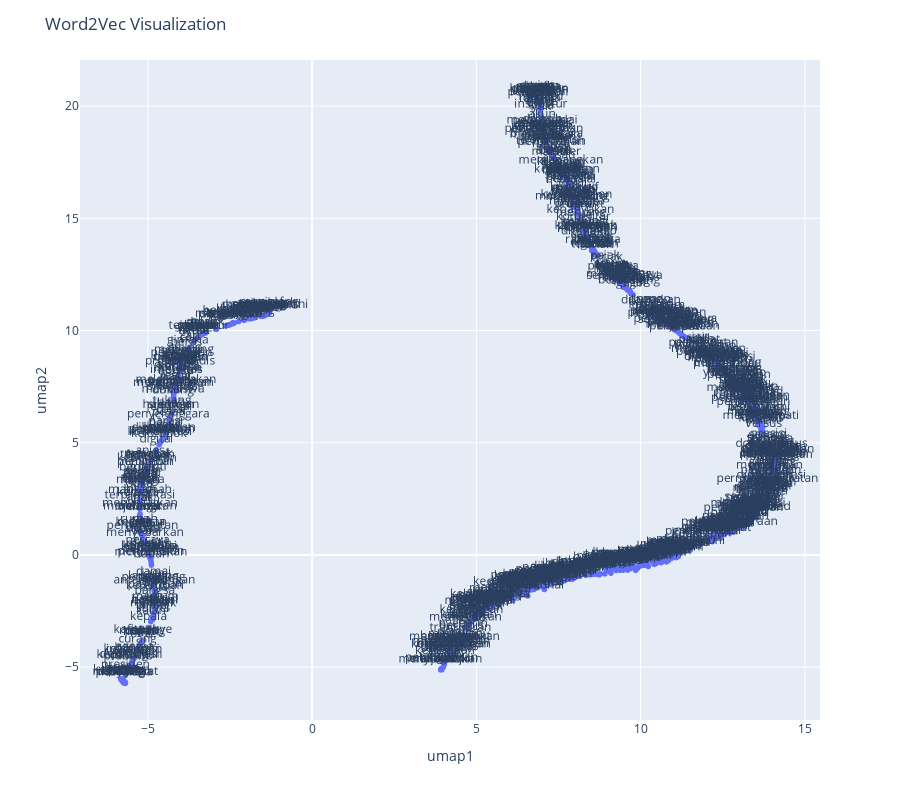

Notebook source saved alongside this figure:
### Code cell
X = UMAP().fit_transform(w2v.vectors)

df2 = pd.DataFrame(X, columns=['umap1', 'umap2'])
df2['word'] = w2v.index_to_key

fig = px.scatter(df2, x='umap1', y='umap2', text='word')
fig.update_traces(textposition='top center')
fig.update_layout(height = 800,
                  title_text = 'Word2Vec Visualization')
fig.show()

### Figure 1 — Plotly figure (JSON) as saved in the notebook; plotly's stock layout.template omitted (floating-point values rounded to 4 significant figures; data arrays with more than 128 entries replaced by an {"elided": "..."} marker saying what was removed)
{"data": [{"hovertemplate": "umap1=%{x}<br>umap2=%{y}<br>word=%{text}<extra></extra>", "legendgroup": "", "marker": {"color": "#636efa", "symbol": "circle"}, "mode": "markers+text", "name": "", "showlegend": false, "text": {"elided": "1075 str values"}, "textposition": "top center", "type": "scattergl", "x": {"elided": "1075 float values"}, "xaxis": "x", "y": {"elided": "1075 float values"}, "yaxis": "y"}], "layout": {"height": 800, "legend": {"tracegroupgap": 0}, "margin": {"t": 60}, "title": {"text": "Word2Vec Visualization"}, "xaxis": {"anchor": "y", "domain": [0, 1], "title": {"text": "umap1"}}, "yaxis": {"anchor": "x", "domain": [0, 1], "title": {"text": "umap2"}}}}
